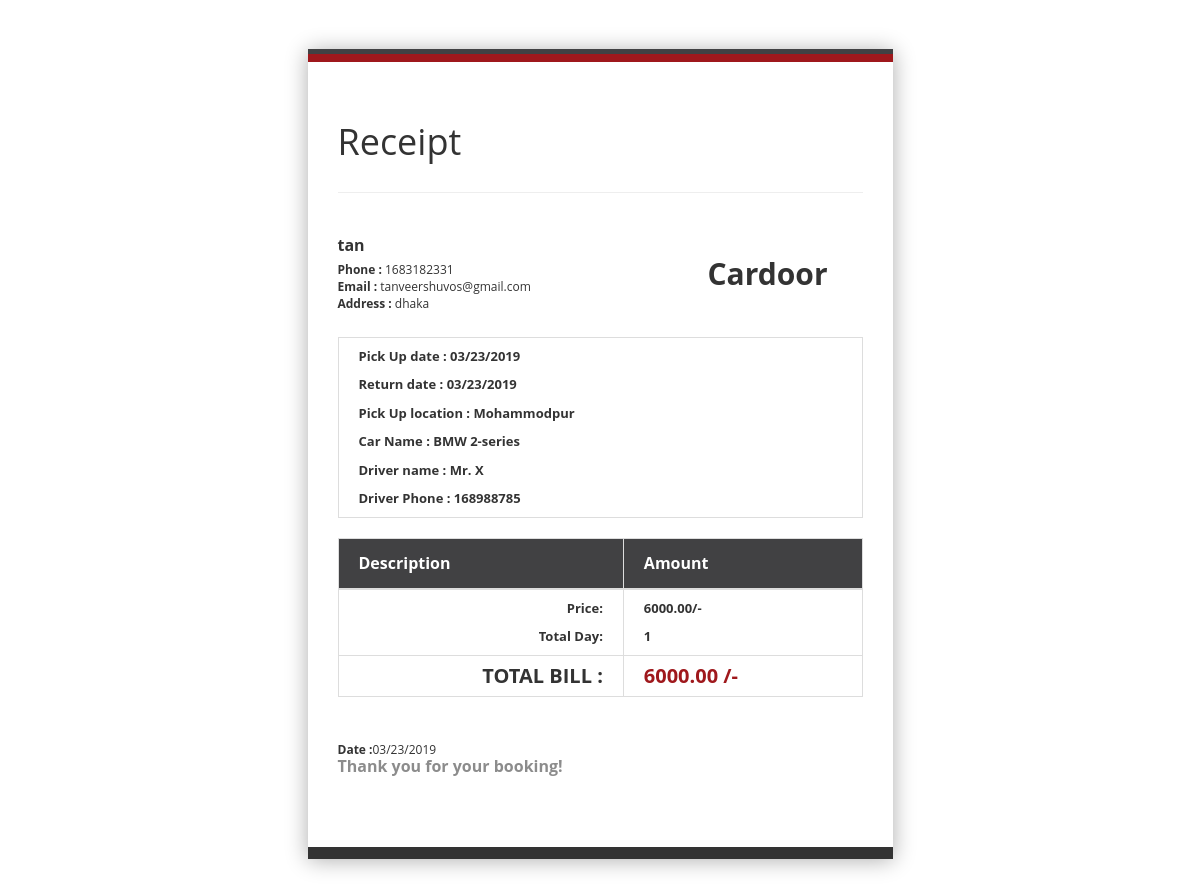
The app's page /receipt.php?id=341722 with its own data.
### tables this page shows
CREATE TABLE `booking_details` (
  `booking_id` varchar(20) NOT NULL,
  `car_id` int(20) NOT NULL,
  `pick_date` varchar(20) NOT NULL,
  `return_date` varchar(20) NOT NULL,
  `total_day` int(5) NOT NULL,
  `total_bill` float(10,2) NOT NULL,
  `price` float(10,2) NOT NULL,
  `pickup_location` varchar(20) NOT NULL,
  `booking_date` varchar(20) NOT NULL,
  `cus_id` int(20) NOT NULL
);

CREATE TABLE `user_details` (
  `cus_id` int(20) NOT NULL,
  `name` varchar(50) NOT NULL,
  `email` varchar(50) NOT NULL,
  `phone` varchar(15) NOT NULL,
  `address` varchar(100) NOT NULL,
  `password` varchar(50) NOT NULL
);

CREATE TABLE `car_details` (
  `car_id` int(20) NOT NULL,
  `car_name` varchar(100) NOT NULL,
  `price` float(10,2) NOT NULL,
  `car_details` varchar(1000) NOT NULL,
  `class` varchar(20) NOT NULL,
  `fuel` varchar(20) NOT NULL,
  `door` varchar(20) NOT NULL,
  `gearbox` varchar(20) NOT NULL,
  `driver_name` varchar(50) NOT NULL,
  `driver_phone` int(15) NOT NULL,
  `img1` varchar(250) NOT NULL,
  `img2` varchar(250) NOT NULL,
  `img3` varchar(250) NOT NULL,
  `renter_id` int(20) NOT NULL
);

### receipt.php (the view, shortened to what this page needs)
<link href="//maxcdn.bootstrapcdn.com/bootstrap/3.3.0/css/bootstrap.min.css" rel="stylesheet" id="bootstrap-css">
<?php
$conn= connect();
if (isset($_GET['id'])){
	$booking_id = $_GET['id'];
	$sql = "SELECT * FROM `booking_details` as b , car_details as c , user_details as u
					WHERE b.car_id=c.car_id AND b.cus_id=u.cus_id AND b.booking_id ='$booking_id'";
	$resultData=$conn->query($sql);
	foreach($resultData as $view){
		$name		= $view['name'];
		$email	= $view['email'];
		$phone	= $view['phone'];
		$address	= $view['address'];
		$driver_phone	= $view['driver_phone'];
		$driver_name	= $view['driver_name'];
		$car_name	= $view['car_name'];
		$price	= $view['price'];
		$pickup_location	= $view['pickup_location'];
		$total_bill	= $view['total_bill'];
		$total_day	= $view['total_day'];
		$pick_date	= $view['pick_date'];
		$return_date	= $view['return_date'];
		$date	= $view['booking_date'];
	}
}
?>
<div class="container">
	<div class="row">
        <div class="receipt-main col-xs-10 col-sm-10 col-md-6 col-xs-offset-1 col-sm-offset-1 col-md-offset-3">
            <div class="row">
    			<div class="receipt-header">
					<div class="col-xs-12 col-sm-12 col-md-12 text-left">
						<div class="receipt-right">
							<h1>Receipt</h1>
						</div>
					</div>
				</div>
            </div>
						<hr>
			<div class="row">
				<div class="receipt-header receipt-header-mid">
					<div class="col-xs-8 col-sm-8 col-md-8 text-left">
						<div class="receipt-right">
							<h5><?=$name?></h5>
							<p><b>Phone :</b> <?=$phone?> </p>
							<p><b>Email :</b> <?=$email?></p>
							<p><b>Address :</b> <?=$address?></p>
						</div>
					</div>
					<div class="col-xs-4 col-sm-4 col-md-4">
						<div class="receipt-left">
							<h2><b>Cardoor</b></h2>
						</div>
					</div>
				</div>
            </div>
									<div>
										<table class="table table-bordered">
																	<td class="text-left">
																	<p>
																			<strong> Pick Up date :  <?=$pick_date?> </strong>
																	</p>
																	<p>
																			<strong>Return date :  <?=$return_date?> </strong>
																	</p>
																	<p>
																			<strong>Pick Up location : <?=$pickup_location?> </strong>
																	</p>
																	<p>
																			<strong>Car Name : <?=$car_name?></strong>
																	</p>
																	<p>
																			<strong>Driver name : <?=$driver_name?></strong>
																	</p>
																	<p>
																			<strong>Driver Phone : <?=$driver_phone?></strong>
																	</p>
										</td>
											</table>
									</div>
									<div>
              <table class="table table-bordered">
                          <thead>
                              <tr>
                                  <th>Description</th>
                                  <th>Amount</th>
                              </tr>
                          </thead>
                            <td class="text-right">
                            <p>
                                <strong> Price: </strong>
                            </p>
                            <p>
                                <strong>Total Day: </strong>
                            </p>
													</td>
                            <td>
                            <p>
                                <strong><i class="fa fa-inr"></i> <?=$price?>/-</strong>
                            </p>
                            <p>
                                <strong><i class="fa fa-inr"></i><?=$total_day?></strong>
                            </p>
							</td>
                        <tr>
                            <td class="text-right"><h2><strong>Total Bill : </strong></h2></td>
                            <td class="text-left text-danger"><h2><strong><i class="fa fa-inr"></i><?=$total_bill?> /-</strong></h2></td>
                        </tr>
                </table>
            </div>
			<div class="row">
				<div class="receipt-header receipt-header-mid receipt-footer">
					<div class="col-xs-8 col-sm-8 col-md-8 text-left">
						<div class="receipt-right">
							<p><b>Date :</b><?=$date?>  </p>
							<h5 style="color: rgb(140, 140, 140);">Thank you for your booking!</h5>
						</div>
					</div>
				</div>
            </div>
        </div>
	</div>
</div>

### receipt.php (style rules this page uses)
.text-danger strong { color: #9f181c; }
.receipt-main { background: #ffffff none repeat scroll 0 0; border-bottom: 12px solid #333333; border-top: 12px solid #9f181c; margin-top: 50px; margin-bottom: 50px; padding: 40px 30px !important; position: relative; box-shadow: 0 1px 21px #acacac; color: #333333; font-family: open sans; }
.receipt-main p { color: #333333; font-family: open sans; line-height: 1.42857; }
.receipt-main::after { background: #414143 none repeat scroll 0 0; content: ""; height: 5px; left: 0; position: absolute; right: 0; top: -13px; }
.receipt-main thead { background: #414143 none repeat scroll 0 0; }
.receipt-main thead th { color:#fff; }
.receipt-right h5 { font-size: 16px; font-weight: bold; margin: 0 0 7px 0; }
.receipt-right p { font-size: 12px; margin: 0px; }
.receipt-main td { padding: 9px 20px !important; }
.receipt-main th { padding: 13px 20px !important; }
.receipt-main td { font-size: 13px; font-weight: initial !important; }
.receipt-main td p:last-child { margin: 0; padding: 0; }
.receipt-main td h2 { font-size: 20px; font-weight: 900; margin: 0; text-transform: uppercase; }
.receipt-header-mid { margin: 24px 0; overflow: hidden; }

### records on screen
booking_details: cus.name "tan", cus.phone "1683182331", cus.email "tanveershuvos@gmail.com", cus.address "dhaka", pick_date "03/23/2019", return_date "03/23/2019", pickup_location "Mohammodpur", car.car_name "BMW 2-series", car.driver_name "Mr. X", car.driver_phone "168988785", car.price "6000.00", total_day "1", total_bill "6000.00", booking_date "03/23/2019"
